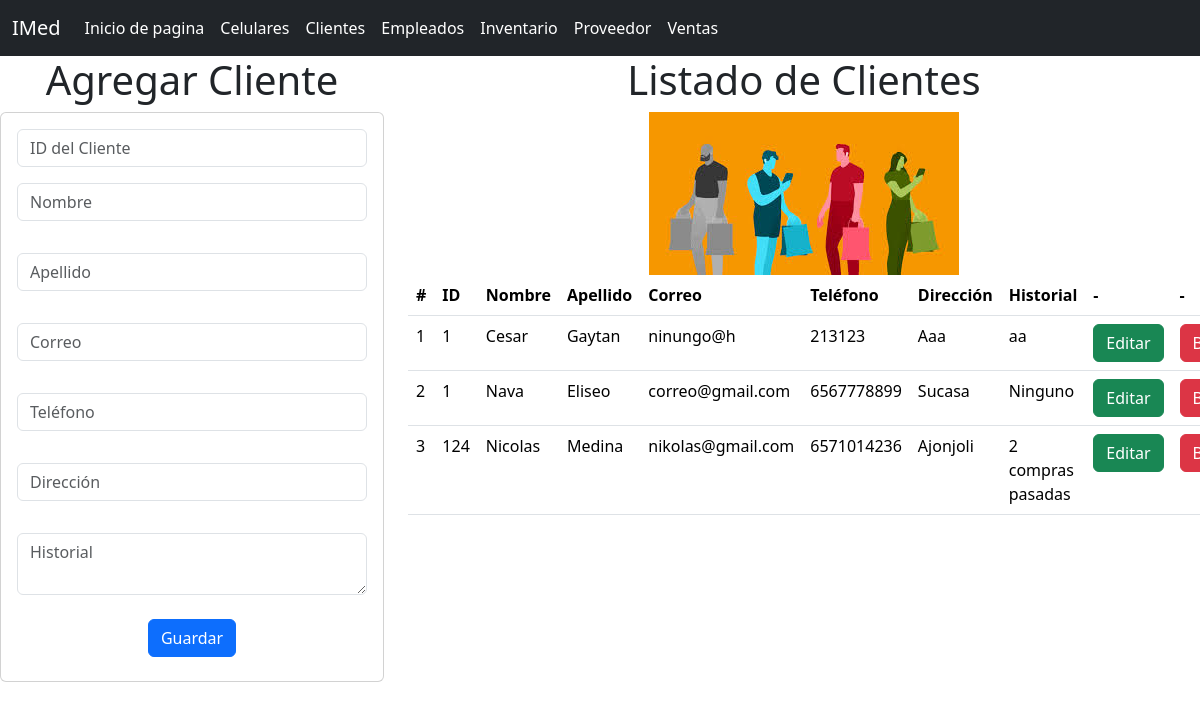
The page /clientes_app/clientes on the database its author committed.
### clientes_app/models.py (models this page shows, shortened)
class Cliente(models.Model):
    id_cliente=models.IntegerField()
    nombre=models.CharField(max_length=15)
    apellido=models.CharField(max_length=15)
    correo=models.CharField(max_length=20)
    telefono=models.IntegerField()
    direccion=models.CharField(max_length=20)
    historial=models.TextField(max_length=400)

### clientes_app/views.py (the view)
# urls.py: path("clientes",views.clientes,name="clientes"),
def clientes(request):
    losclientes=Cliente.objects.all()
    return render(request,'gestionarClientes.html',{"misclientes":losclientes})

### clientes_app/templates/gestionarClientes.html (shortened to what this page needs)
{% extends "base.html" %}
{% load static %}
{% block cuerpo %}
<div class="row">
  <div class="col-sm-12 col-md-4 col-lg-4 col-xl-4">
      <h1>Agregar Cliente</h1>
      <div class="card">
          <div class="card-body">
              <form action="{% url 'registrarCliente' %}" method="POST">
                  <div class="form-group">
                      <input type="text" id="txtid" name="txtid" class="form-control" placeholder="ID del Cliente" required>
                  </div>
                  <div class="form-group py-3">
                      <input type="text" id="txtnombre" name="txtnombre" class="form-control" placeholder="Nombre" maxlength="15" required>
                  </div>
                  <div class="form-group py-3">
                      <input type="text" id="txtapellido" name="txtapellido" class="form-control" placeholder="Apellido" maxlength="15" required>
                  </div>
                  <div class="form-group py-3">
                      <input type="email" id="txtcorreo" name="txtcorreo" class="form-control" placeholder="Correo" maxlength="20" required>
                  </div>
                  <div class="form-group py-3">
                      <input type="number" id="numtelefono" name="numtelefono" class="form-control" placeholder="Teléfono" required>
                  </div>
                  <div class="form-group py-3">
                      <input type="text" id="txtdireccion" name="txtdireccion" class="form-control" placeholder="Dirección" maxlength="20" required>
                  </div>
                  <div class="form-group py-3">
                      <textarea id="txthistorial" name="txthistorial" class="form-control" placeholder="Historial" required></textarea>
                  </div>
                  <div class="form-group py-2">
                      <button type="submit" class="btn btn-primary">Guardar</button>
                  </div>
              </form>
          </div>
      </div>
  </div>
<div class="col-sm-12 col-md-4 col-lg-4 col-xl-8">
    <h1>Listado de Clientes</h1>
    <img src="{% static 'img/clientes.jpg' %}" alt="Ejemplo de imagen">
    <div class="table-responsive">
        <table class="table">
            <thead>
                <tr>
                    <th scope="col">#</th>
                    <th scope="col">ID</th>
                    <th scope="col">Nombre</th>
                    <th scope="col">Apellido</th>
                    <th scope="col">Correo</th>
                    <th scope="col">Teléfono</th>
                    <th scope="col">Dirección</th>
                    <th scope="col">Historial</th>
                    <th scope="col">-</th>
                    <th scope="col">-</th>
                </tr>
            </thead>
            <tbody>
                {% for cliente in misclientes %}
                  <tr>
                    <td>{{ forloop.counter }}</td>
                    <td>{{ cliente.id_cliente }}</td>
                    <td>{{ cliente.nombre }}</td>
                    <td>{{ cliente.apellido }}</td>
                    <td>{{ cliente.correo }}</td>
                    <td>{{ cliente.telefono }}</td>
                    <td>{{ cliente.direccion }}</td>
                    <td>{{ cliente.historial }}</td>
                    <td><a href="seleccionarCliente/{{ cliente.id_cliente }}" class="btn btn-success">Editar</a></td>
                    <td><a href="borrarCliente/{{ cliente.id_cliente }}" class="btn btn-danger">Borrar</a></td>
                  </tr>
                {% endfor %}
            </tbody>
        </table>
    </div>
</div>
{% endblock %}

### rows shown on the page
Cliente: id_cliente "1", nombre "Cesar", apellido "Gaytan", correo "ninungo@h", telefono "213123", direccion "Aaa", historial "aa"
Cliente: id_cliente "1", nombre "Nava", apellido "Eliseo", correo "correo@gmail.com", telefono "6567778899", direccion "Sucasa", historial "Ninguno"
Cliente: id_cliente "124", nombre "Nicolas", apellido "Medina", correo "nikolas@gmail.com", telefono "6571014236", direccion "Ajonjoli", historial "2 compras pasadas"
